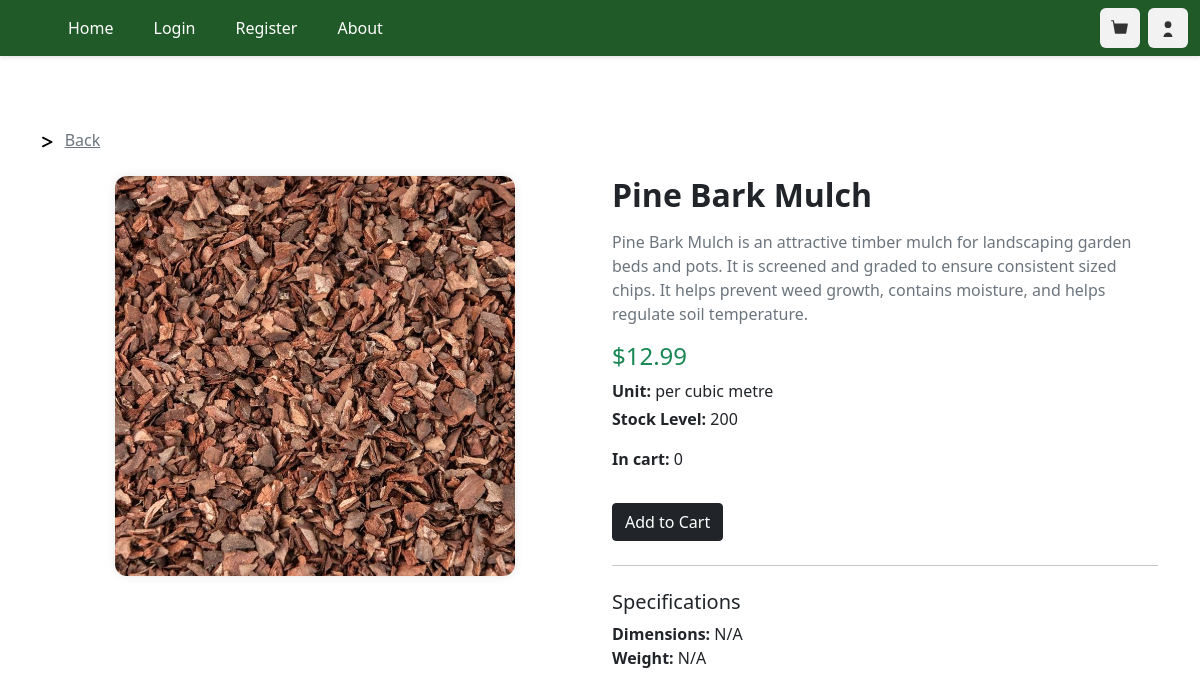
/product_view_5, run on the app's committed database.
### ORM/tables.py (models this page shows, shortened)
class Product(TimeStampedModel):
    __tablename__ = 'products'
    id = Column(Integer, primary_key=True, autoincrement=True)
    name = Column(String(100), nullable=False)
    description = Column(String, nullable=False)
    dimensions = Column(String(50), nullable=True)
    weight = Column(REAL, nullable=True)
    unit = Column(String(50), nullable=False)
    price = Column(REAL, nullable=False)
    stock_level = Column(Integer, nullable=False)
    category = Column(Integer, ForeignKey('categories.id'), nullable=False, index=True)
    image = Column(String(100), nullable=False)
    orders = Relationship('Order', back_populates='product')
    categories = Relationship('Category', back_populates='product')

### main.py (the view)
@limiter.limit(default)
@app.route("/product_view_<int:product_id>", methods=['POST', 'GET'])
def product_view(product_id):
    session["accessed_products_route"]= "/product_view_"+ str(product_id)
    product_obj = get_product_by_id(product_id)
    try:
        quantity_in_cart = session['cart'][str(product_id)]
    except KeyError:
        quantity_in_cart = 0
    if product_obj == None:
        abort(404)
    return render_template("product_view.html", product=product_obj,quantity=quantity_in_cart)

### ORM/ORM_operations.py (called while the page is built)
def get_product_by_id(product_id:int):
    product = Product.query.filter(Product.id == product_id).first()
    if product is None:
       raise Exception('Valid product expected but NoneType was given')
    return product

### main.py (called while the page is built)
@app.after_request
def add_security_headers(resp):
    resp.headers['Content-Security-Policy'] =  "default-src 'self'; object-src 'none'; base-uri 'none';" #prevents inline scripts from running and objects
    resp.headers['X-Content-Type-Options'] = 'nosniff' #forces the browser to honour the content type instead of auto detecting
    resp.headers['X-Frame-Options'] = 'SAMEORIGIN' #prevents external sites from embedding this site in iframe, helping prevent clickjacking
    return resp

### templates/product_view.html (shortened to what this page needs)
{% extends "base.html" %}
{% block content %}
<div class="container my-5" style="padding-top: 5rem">
    <svg xmlns="http://www.w3.org/2000/svg" height="14" width="10.5" viewBox="0 0 384 512">
        <path d="M3.4 81.7c-7.9 15.8-1.5 35 14.3 42.9L280.5 256 17.7 387.4C1.9 395.3-4.5 414.5 3.4 430.3s27.1 22.2 42.9 14.3l320-160c10.8-5.4 17.7-16.5 17.7-28.6s-6.8-23.2-17.7-28.6l-320-160c-15.8-7.9-35-1.5-42.9 14.3z"/>
    </svg>
    <a href="/" class="text-muted px-2">Back</a>
    <div class="row mt-4">
        <div class="col-md-6 d-flex align-items-start justify-content-center">
            <div style="width: 400px; height: 400px; overflow: hidden; border-radius: 0.75rem; box-shadow: 0 0 10px rgba(0,0,0,0.1);">
                <img src="{{ product.image }}" alt="{{ product.name }}"
                     style="width: 100%; height: 100%; object-fit: cover;">
            </div>
        </div>
        <div class="col-md-6">
            <h2 class="fw-bold mb-3">{{ product.name }}</h2>
            <p class="text-muted">{{ product.description }}</p>
            <h4 class="text-success">${{ product.price }}</h4>
            <p class="mb-1"><strong>Unit:</strong> {{ product.unit }}</p>
            <p><strong>Stock Level:</strong> {{ product.stock_level }}</p>
            <p><strong>In cart:</strong> {{quantity}}</p>
            <button class="btn btn-dark mt-3" id="add_to_cart">
                 Add to Cart
            </button>
            <hr class="my-4">
            <h5>Specifications</h5>
            <ul class="list-unstyled">
                <li><strong>Dimensions:</strong> {% if product.dimensions == None %}N/A{%else%}{{ product.dimensions }}{%endif%}</li>
                <li><strong>Weight:</strong> {% if product.weight == None %}N/A{% else %}{{ product.weight }}kg{%endif%}</li>
            </ul>
        </div>
    </div>
</div>
{% endblock %}

### data on the page
Product: image (picture), name "Pine Bark Mulch", description "Pine Bark Mulch is an attractive timber mulch for landscaping garden beds and pots. It is screened and graded to ensure consistent sized chips. It helps prevent weed growth, contains moisture, and helps regulate soil temperature.", price "12.99", unit "per cubic metre", stock_level "200"

### other printed values
{{ quantity }} "0"
